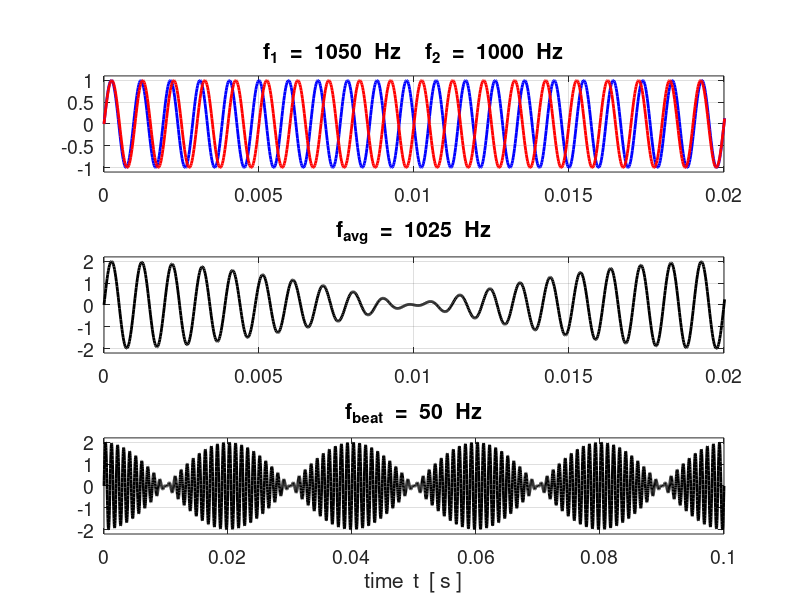

Here is the MATLAB script that generated this plot:
% beats_Calculation.m

% Plots of beat patterns

% Ian Cooper
% School of Physics, University of Sydney
% email: ian.cooper@sydney.edu.au
% http://www.physics.usyd.edu.au/teach_res/mp/mphome.htm
% 170511

clear all
close all
clc


f2 = 1000;

f1 = 1050;

fBeat = abs(f1-f2);
fAvg = (f1+f2)/2;
tMax = 0.1;

t = linspace(0,tMax, 5000);


y1 = sin(2*pi*f1*t);
y2 = sin(2*pi*f2*t);
y = y1 + y2;

figure(1)
   set(gcf,'Units','normalized');
   set(gcf,'Position',[0.1 0.1 0.5 0.7]);
   
   
   subplot(3,1,1);
   plot(t,y1,'b','linewidth',2);
   hold on
   plot(t,y2,'r','linewidth',2);
   axis([0 0.02 -1.1 1.1]);
   grid on
   set(gca,'fontsize',14);
   tm1 = 'f_1  =  ';
   tm2 = num2str(f1,'%3.0f\n');
   tm3 = '  Hz    ';
   tm4 = 'f_2  =  ';
   tm5 = num2str(f2,'%3.0f\n');
   tm6 = '  Hz';
   tm = [tm1 tm2 tm3 tm4 tm5 tm6];
   title(tm);
   
   
   subplot(3,1,2);
   plot(t,y,'k','linewidth',2);
   axis([0 0.02 -2.2 2.2]);
   grid on
   set(gca,'fontsize',14);
   tm1 = 'f_{avg}  =  ';
   tm2 = num2str(fAvg,'%3.0f\n');
   tm3 = '  Hz';
   tm = ([tm1 tm2 tm3]);
   title(tm);
   
   subplot(3,1,3);
   plot(t,y,'k','linewidth',2);
   axis([0 0.1 -2.2 2.2]);
   grid on
   tm1 = 'f_{beat}  =  ';
   tm2 = num2str(fBeat,'%3.0f\n');
   tm3 = '  Hz';
   tm = ([tm1 tm2 tm3]);
   title(tm);
   
   xlabel('time  t  [ s ]','fontsize',14);
   set(gca,'fontsize',14);
   
   
% figure(2)
%    plot(t,y,'b','linewidth',2);
%    axis([0 0.1 -2.2 2.2]);
%    axis off
   
   
